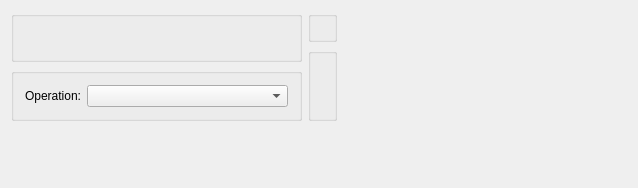
<?xml version="1.0" encoding="UTF-8"?>
<ui version="4.0">
 <comment>This file is part of the xtmfg Package for xTuple ERP,
and is Copyright (c) 1999-2017 by OpenMFG LLC, d/b/a xTuple.  It
is licensed to you under the xTuple End-User License Agreement (&quot;the
EULA&quot;), the full text of which is available at www.xtuple.com/EULA.
While the EULA gives you access to source code and encourages your
involvement in the development process, this Package is not free
software.  By using this software, you agree to be bound by the
terms of the EULA.</comment>
 <class>dspLaborVarianceByBOOItem</class>
 <widget class="QWidget" name="dspLaborVarianceByBOOItem">
  <property name="geometry">
   <rect>
    <x>0</x>
    <y>0</y>
    <width>638</width>
    <height>188</height>
   </rect>
  </property>
  <property name="windowTitle">
   <string>Labor Variance by Routing Item</string>
  </property>
  <layout class="QVBoxLayout" name="verticalLayout_2">
   <property name="spacing">
    <number>-1</number>
   </property>
   <item>
    <layout class="QGridLayout" name="gridLayout_2">
     <item row="0" column="0" rowspan="2">
      <widget class="QGroupBox" name="_itemGroup">
       <property name="title">
        <string/>
       </property>
       <layout class="QGridLayout" name="gridLayout_4">
        <item row="0" column="0">
         <layout class="QVBoxLayout" name="verticalLayout">
          <property name="spacing">
           <number>0</number>
          </property>
          <item>
           <layout class="QHBoxLayout" name="horizontalLayout_2">
            <property name="spacing">
             <number>0</number>
            </property>
            <item>
             <widget class="ItemCluster" name="_item">
              <property name="enabled">
               <bool>true</bool>
              </property>
             </widget>
            </item>
            <item>
             <spacer>
              <property name="orientation">
               <enum>Qt::Horizontal</enum>
              </property>
              <property name="sizeType">
               <enum>QSizePolicy::Expanding</enum>
              </property>
              <property name="sizeHint" stdset="0">
               <size>
                <width>0</width>
                <height>20</height>
               </size>
              </property>
             </spacer>
            </item>
           </layout>
          </item>
          <item>
           <spacer name="verticalSpacer">
            <property name="orientation">
             <enum>Qt::Vertical</enum>
            </property>
            <property name="sizeType">
             <enum>QSizePolicy::MinimumExpanding</enum>
            </property>
            <property name="sizeHint" stdset="0">
             <size>
              <width>20</width>
              <height>0</height>
             </size>
            </property>
           </spacer>
          </item>
         </layout>
        </item>
       </layout>
       <zorder></zorder>
      </widget>
     </item>
     <item row="0" column="1">
      <widget class="WarehouseGroup" name="_warehouse">
       <property name="title">
        <string/>
       </property>
       <property name="fixedSize">
        <bool>false</bool>
       </property>
      </widget>
     </item>
     <item row="0" column="2" rowspan="3">
      <spacer name="horizontalSpacer_2">
       <property name="orientation">
        <enum>Qt::Horizontal</enum>
       </property>
       <property name="sizeHint" stdset="0">
        <size>
         <width>13</width>
         <height>17</height>
        </size>
       </property>
      </spacer>
     </item>
     <item row="1" column="1" rowspan="2">
      <widget class="QGroupBox" name="_dateGroup">
       <property name="title">
        <string/>
       </property>
       <layout class="QGridLayout" name="gridLayout">
        <item row="0" column="0">
         <widget class="DateCluster" name="_dates"/>
        </item>
       </layout>
      </widget>
     </item>
     <item row="2" column="0">
      <widget class="QGroupBox" name="_booGroup">
       <property name="title">
        <string/>
       </property>
       <layout class="QGridLayout" name="gridLayout_3">
        <item row="0" column="0">
         <layout class="QHBoxLayout" name="horizontalLayout">
          <item>
           <widget class="QLabel" name="_booItemLit">
            <property name="text">
             <string>Operation:</string>
            </property>
            <property name="alignment">
             <set>Qt::AlignRight|Qt::AlignTrailing|Qt::AlignVCenter</set>
            </property>
           </widget>
          </item>
          <item>
           <widget class="XComboBox" name="_booitem">
            <property name="sizePolicy">
             <sizepolicy hsizetype="Expanding" vsizetype="Fixed">
              <horstretch>0</horstretch>
              <verstretch>0</verstretch>
             </sizepolicy>
            </property>
           </widget>
          </item>
         </layout>
        </item>
       </layout>
      </widget>
     </item>
    </layout>
   </item>
   <item>
    <spacer name="verticalSpacer_2">
     <property name="orientation">
      <enum>Qt::Vertical</enum>
     </property>
     <property name="sizeHint" stdset="0">
      <size>
       <width>20</width>
       <height>0</height>
      </size>
     </property>
    </spacer>
   </item>
  </layout>
 </widget>
 <layoutdefault spacing="6" margin="11"/>
 <pixmapfunction>qPixmapFromMimeSource</pixmapfunction>
 <customwidgets>
  <customwidget>
   <class>DateCluster</class>
   <extends>QWidget</extends>
   <header>datecluster.h</header>
  </customwidget>
  <customwidget>
   <class>ItemCluster</class>
   <extends>QWidget</extends>
   <header>itemcluster.h</header>
   <container>1</container>
  </customwidget>
  <customwidget>
   <class>WarehouseGroup</class>
   <extends>QGroupBox</extends>
   <header>warehousegroup.h</header>
  </customwidget>
  <customwidget>
   <class>XComboBox</class>
   <extends>QComboBox</extends>
   <header>xcombobox.h</header>
  </customwidget>
 </customwidgets>
 <tabstops>
  <tabstop>_item</tabstop>
  <tabstop>_warehouse</tabstop>
  <tabstop>_dates</tabstop>
  <tabstop>_booitem</tabstop>
 </tabstops>
 <resources/>
 <connections>
  <connection>
   <sender>_item</sender>
   <signal>warehouseIdChanged(int)</signal>
   <receiver>_warehouse</receiver>
   <slot>setId(int)</slot>
   <hints>
    <hint type="sourcelabel">
     <x>20</x>
     <y>20</y>
    </hint>
    <hint type="destinationlabel">
     <x>317</x>
     <y>27</y>
    </hint>
   </hints>
  </connection>
  <connection>
   <sender>_item</sender>
   <signal>newId(int)</signal>
   <receiver>_warehouse</receiver>
   <slot>findItemSites(int)</slot>
   <hints>
    <hint type="sourcelabel">
     <x>20</x>
     <y>20</y>
    </hint>
    <hint type="destinationlabel">
     <x>317</x>
     <y>27</y>
    </hint>
   </hints>
  </connection>
 </connections>
</ui>
